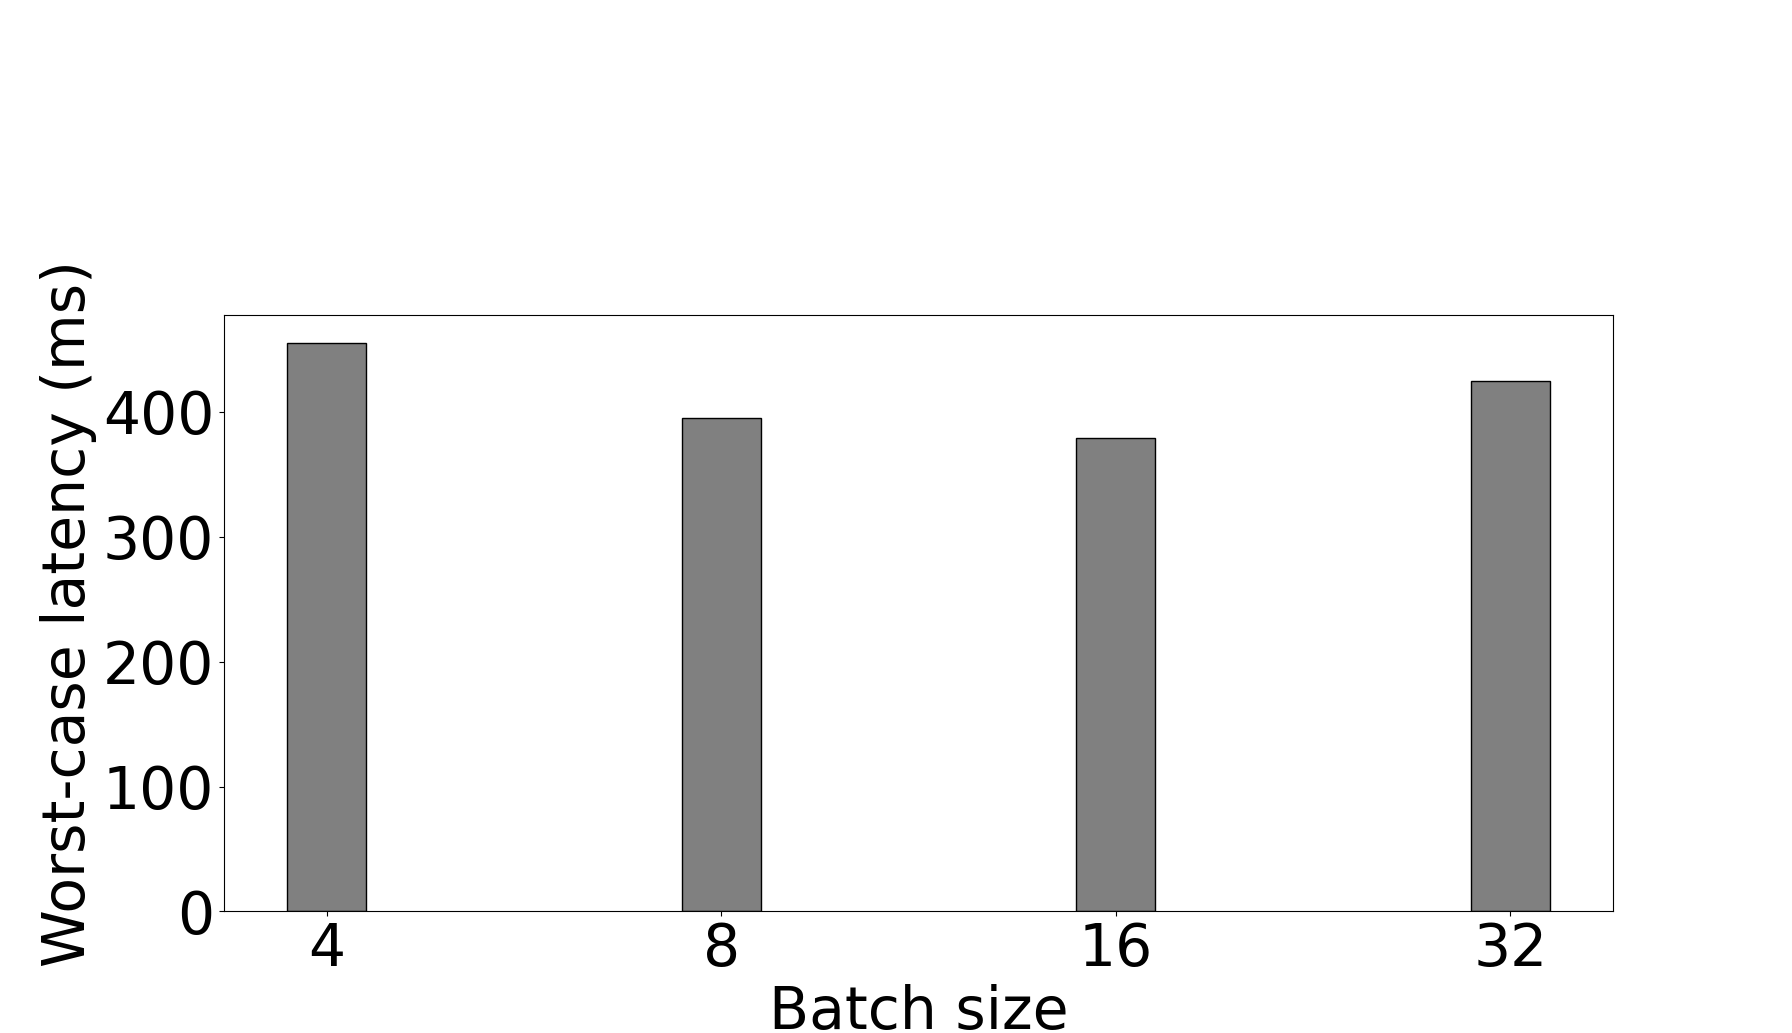

This chart was generated by the following Python code:
import matplotlib
import numpy as np
import pandas as pd
# extra for mac
matplotlib.use('TkAgg')
import matplotlib.pyplot as plt
plt.rcParams.update({'font.size': 42})

from matplotlib.legend_handler import HandlerLine2D
import matplotlib.lines

class SymHandler(HandlerLine2D):
    def create_artists(self, legend, orig_handle,xdescent, ydescent, width, height, fontsize, trans):
        xx= 0.5*height
        return super(SymHandler, self).create_artists(legend, orig_handle,xdescent, xx, width, height, fontsize, trans)

N = 4
ind = np.arange(N)  # the x locations for the groups
width = 0.2     # the width of the bars

fig = plt.figure()
ax = fig.add_subplot(111)

patterns = [ "/" , "\\" , "|" , "-" , "+" , "x", "o", "O", ".", "*" ]

# stepX=[1,2,3,4,5,6]
#DRAWING VERTICAL CHARTS
dummy = [455,395,379,425]
dummy2 = [95,96]

ax.bar(ind, dummy, width, color='grey', edgecolor='black')
# ax.bar(ind+width, dummy2, width, color='magenta', edgecolor='black', label='With retraining')

# ax.set_ylim(70, 101)
# ytickvalues = []
# for i in range(70, 101, 5):
# 	ytickvalues.append(i)
# plt.yticks(ytickvalues)
# ax.set_yticklabels(["%d%%" % x for x in ytickvalues], fontsize=32)

ax.set_ylabel('Worst-case latency (ms)')
ax.set_xlabel('Batch size')
# ax.set_xlabel('Number of other datasets in combination')
ax.set_xticks(ind)

xvalues = [4, 8, 16, 32]
ax.set_xticklabels(xvalues)

box = ax.get_position()
#box.height*0.75
#box.y0 + box.height * 0.32
ax.set_position([box.x0, box.y0 + box.height*0.01, box.width, box.height*0.75])
#bbox_to_anchor=(0.5, 1.6)
leg = plt.legend(loc='upper center', bbox_to_anchor=(0.5, 1.45), handler_map={matplotlib.lines.Line2D: SymHandler()}, 
            fontsize='42', ncol=2, handleheight=1.2, labelspacing=0.0, frameon=False)

manager = plt.get_current_fig_manager()
manager.resize(*manager.window.maxsize())

plt.show()
